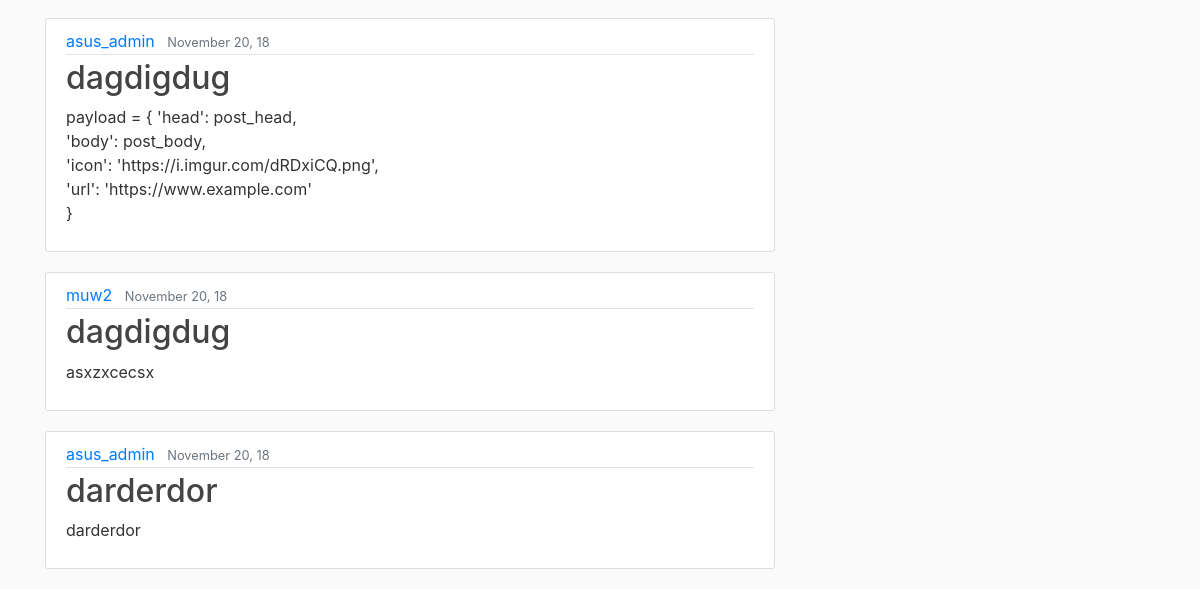
Before: / (lower part) with the older database file.
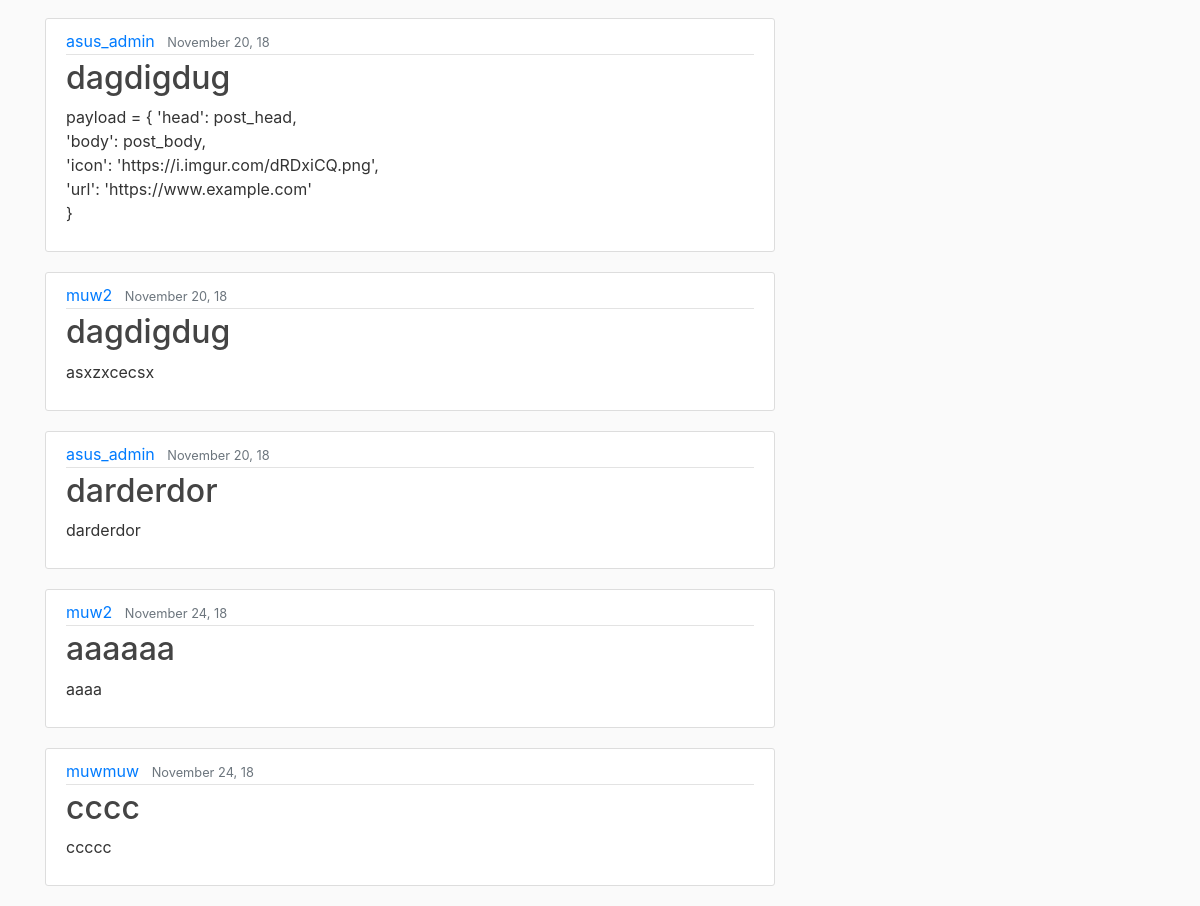
After: the same page with the newer database file.
### blog/models.py (models this page shows, shortened)
class Post(models.Model):
    title = models.CharField(max_length=100)
    content = models.TextField()
    date_posted = models.DateTimeField(default=timezone.now)
    author = models.ForeignKey(User, on_delete=models.CASCADE)

### blog/views.py (the view)
# urls.py: path('', views.home, name='blog-home'),
def home(request):
    context = {
        'posts': Post.objects.all(),
        'webpush': {'group': 'admin'}
    }
    return render(request, 'blog/home.html', context)

### blog/templates/blog/home.html
{% extends 'blog/base.html' %}
{% block content %}
    {%for post in posts%}
    <article class="media content-section">
        <div class="media-body">
            <div class="article-metadata">
            <a class="mr-2" href="#">{{ post.author }}</a>
            <small class="text-muted">{{ post.date_posted|date:"F d, y" }}</small>
            </div>
            <h2><a class="article-title" href="#">{{ post.title }}</a></h2>
            <p class="article-content">{{ post.content }}</p>
        </div>
    </article>
    {%endfor%}
{% endblock content %}

Changed rows visible on the page:
added Post: author "muw2", date_posted "November 24, 18", title "aaaaaa", content "aaaa"
added Post: author "muwmuw", date_posted "November 24, 18", title "cccc", content "ccccc"
